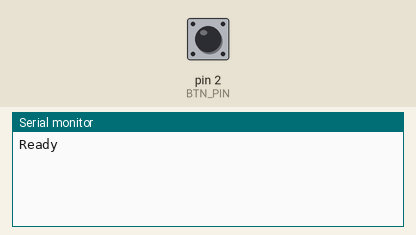
This sketch was run on a simulated Arduino Uno, built with avr-gcc and run on an emulated ATmega328P. Parts: the last lines printed to the serial monitor. The inputs (shaded band) are chosen by the test bench; at power-on: pin 2 (BTN_PIN) HIGH.

Above: at 1.2 s.
1.3 s: pin 2 (BTN_PIN) pulled LOW for 0.15 s
4.4 s: pin 2 (BTN_PIN) pulled LOW for 1 s
At 6.7 s:
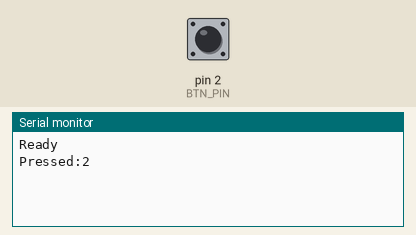
7.8 s: pin 2 (BTN_PIN) pulled LOW for 0.15 s
At 14.2 s:
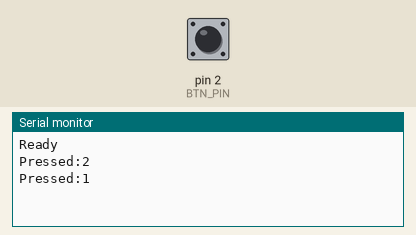

The sketch:

UnoBtn.ino
```cpp
/*
  Single button, counting presses

  2.25.2023 ~q
*/
#define BTN_PIN 2


byte buttonPresses = 0;
unsigned long lastPress = 0;
int intervalDebounce = 50;
byte lastState = 1;// pulled up
bool timerStarted = false;
unsigned long timerStart = 0;
int intervalTimer = 5000;//5 seconds

void setup()
{
  pinMode(BTN_PIN, INPUT_PULLUP);// Set the switch pin as input with pull up resistor
  Serial.begin(9600);
  Serial.println("Ready");
}

void loop() {

  if (millis() - lastPress >= intervalDebounce) {
    lastPress = millis();
    byte state = digitalRead(BTN_PIN);
    if (state != lastState) {
      lastState = state;
      //start timer to count press..
      if (!timerStarted) {
        timerStarted = true;
        timerStart = millis();
      }
      if (state == HIGH) buttonPresses++;
    }
  }

  if (timerStarted) {
    if (millis() - timerStart >= intervalTimer) {
      Serial.print("Pressed:");
      Serial.println(buttonPresses);
      //do something with presses..


      //reset for next shot
      timerStarted = false;
      buttonPresses = 0;

    }
  }
}
```

Measured:
- after the input at 4.4 s, the serial monitor: prints a new line after 1.9 s (image 1)
- after the input at 7.8 s, the serial monitor: prints a new line after 5.0 s (image 2)
